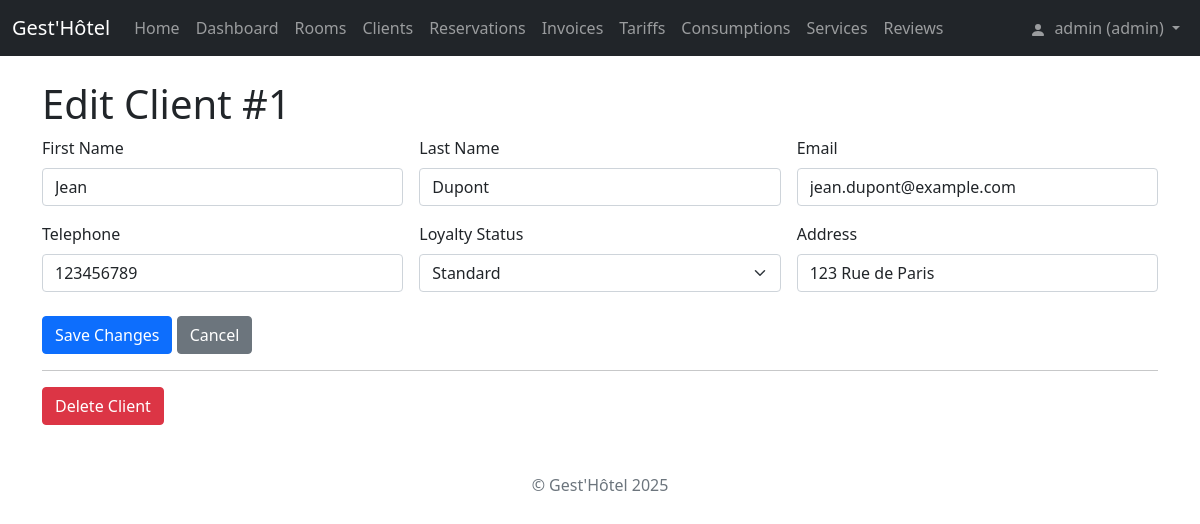
/clients/1/edit (signed in), run on the app's committed database.
### tables this page shows
CREATE TABLE clients (
            id_client INTEGER PRIMARY KEY AUTOINCREMENT,
            nom TEXT NOT NULL,
            prenom TEXT NOT NULL,
            telephone TEXT,
            email TEXT UNIQUE NOT NULL,
            adresse TEXT,
            statut_fidelite TEXT DEFAULT 'Standard' NOT NULL CHECK(statut_fidelite IN ('Standard', 'VIP', 'Or'))
        );

### app.py (the view)
@app.route('/clients/<int:id>/edit', methods=['GET', 'POST'])
@require_role('staff')
def edit_client(id):
    conn = get_db_connection()
    client = conn.execute('SELECT * FROM clients WHERE id_client = ?', (id,)).fetchone()
    if not client:
        conn.close()
        abort(404)
    if request.method == 'POST':
        nom = request.form.get('nom')
        prenom = request.form.get('prenom')
        email = request.form.get('email')
        telephone = request.form.get('telephone')
        adresse = request.form.get('adresse')
        statut_fidelite = request.form.get('statut_fidelite')
        if not nom or not prenom or not email or not statut_fidelite:
            flash('First name, last name, email, and loyalty status are required.', 'warning')
            conn.close()
            return render_template('client_edit.html', client=client)
        try:
            conn.execute('''UPDATE clients SET nom = ?, prenom = ?, telephone = ?, email = ?,
                            adresse = ?, statut_fidelite = ? WHERE id_client = ?''',
                         (nom, prenom, telephone, email, adresse, statut_fidelite, id))
            conn.commit()
            flash(f'Client {prenom} {nom} updated successfully!', 'success')
            conn.close()
            return redirect(url_for('view_clients'))
        except sqlite3.IntegrityError:
            conn.rollback()
            flash(f'Update failed. Email {email} might already exist or invalid loyalty status.', 'danger')
        except Exception as e:
            conn.rollback()
            flash(f'Error updating client: {str(e)}', 'danger')
        conn.close()
        return render_template('client_edit.html', client=client)
    else: # GET
        conn.close()
        return render_template('client_edit.html', client=client)

### app.py (called while the page is built)
@app.context_processor
def inject_now():
    return {'now': datetime.utcnow}

def get_db_connection():
    conn = sqlite3.connect('gesthotel.db')
    conn.row_factory = sqlite3.Row # Access columns by name
    conn.execute("PRAGMA foreign_keys = ON") # Ensure FK constraints are active
    return conn

def login_required(f):
    @wraps(f)
    def decorated_function(*args, **kwargs):
        if 'user_id' not in session:
            flash('Please log in to access this page.', 'warning')
            return redirect(url_for('login', next=request.url))
        return f(*args, **kwargs)
    return decorated_function

def require_role(required_role):
    def decorator(f):
        @wraps(f)
        @login_required # User must be logged in first
        def decorated_function(*args, **kwargs):
            user_role = session.get('role')
            allowed = False
            if user_role == required_role:
                allowed = True
            elif user_role == 'admin' and required_role in ['staff', 'client']:
                allowed = True
            elif user_role == 'staff' and required_role == 'client':
                 allowed = True
            if not allowed:
                return render_template('unauthorized.html', required_role=required_role), 403
            return f(*args, **kwargs)
        return decorated_function
    return decorator

### templates/client_edit.html (shortened to what this page needs)
{% extends "base.html" %}
{% block content %}
<h1>Edit Client #{{ client.id_client }}</h1>
<form action="{{ url_for('edit_client', id=client.id_client) }}" method="post" class="needs-validation" novalidate>
    <div class="row g-3">
        <div class="col-md-4">
            <label for="prenom" class="form-label">First Name</label>
            <input type="text" class="form-control" id="prenom" name="prenom" value="{{ client.prenom }}" required>
        </div>
        <div class="col-md-4">
            <label for="nom" class="form-label">Last Name</label>
            <input type="text" class="form-control" id="nom" name="nom" value="{{ client.nom }}" required>
        </div>
        <div class="col-md-4">
            <label for="email" class="form-label">Email</label>
            <input type="email" class="form-control" id="email" name="email" value="{{ client.email }}" required>
        </div>
        <div class="col-md-4">
            <label for="telephone" class="form-label">Telephone</label>
            <input type="tel" class="form-control" id="telephone" name="telephone" value="{{ client.telephone or '' }}">
        </div>
        <div class="col-md-4">
             <label for="statut_fidelite" class="form-label">Loyalty Status</label>
             <select class="form-select" id="statut_fidelite" name="statut_fidelite" required>
                 <option value="Standard" {% if client.statut_fidelite == 'Standard' %}selected{% endif %}>Standard</option>
             </select>
        </div>
        <div class="col-md-4">
             <label for="adresse" class="form-label">Address</label>
             <input type="text" class="form-control" id="adresse" name="adresse" value="{{ client.adresse or '' }}">
        </div>
        <div class="col-12 mt-4">
            <button type="submit" class="btn btn-primary">Save Changes</button>
            <a href="{{ url_for('view_clients') }}" class="btn btn-secondary">Cancel</a>
        </div>
    </div>
</form>
{% if session.role == 'admin' %}
<hr>
<form action="{{ url_for('delete_client', id=client.id_client) }}" method="post" onsubmit="return confirm('Are you sure you want to delete client {{ client.prenom }} {{ client.nom }}? This might fail if they have related data.');">
    <button type="submit" class="btn btn-danger">Delete Client</button>
</form>
{% endif %}
{% endblock %}

### templates/base.html (style rules this page uses)
body { padding-top: 5rem; }

### data on the page
clients: id_client "1", prenom "Jean", nom "Dupont", email "jean.dupont@example.com", telephone "123456789", statut_fidelite "Standard", adresse "123 Rue de Paris"

### other printed values
{{ session.username }} "admin"
{{ session.role }} "admin"
